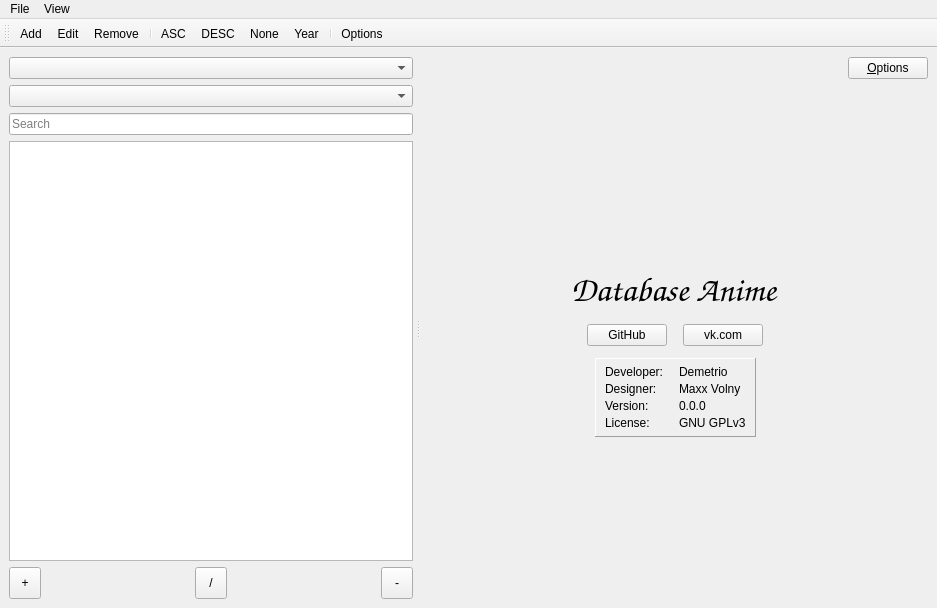
<?xml version="1.0" encoding="UTF-8"?>
<ui version="4.0">
 <class>MainWindow</class>
 <widget class="QMainWindow" name="MainWindow">
  <property name="geometry">
   <rect>
    <x>0</x>
    <y>0</y>
    <width>937</width>
    <height>608</height>
   </rect>
  </property>
  <property name="windowIcon">
   <iconset resource="resource.qrc">
    <normaloff>:/images/DBA_Icon.png</normaloff>:/images/DBA_Icon.png</iconset>
  </property>
  <property name="locale">
   <locale language="English" country="UnitedKingdom"/>
  </property>
  <property name="toolButtonStyle">
   <enum>Qt::ToolButtonIconOnly</enum>
  </property>
  <property name="tabShape">
   <enum>QTabWidget::Rounded</enum>
  </property>
  <property name="dockNestingEnabled">
   <bool>false</bool>
  </property>
  <property name="dockOptions">
   <set>QMainWindow::AnimatedDocks</set>
  </property>
  <widget class="QWidget" name="centralwidget">
   <layout class="QHBoxLayout" name="horizontalLayout">
    <item>
     <widget class="QSplitter" name="splitter">
      <property name="orientation">
       <enum>Qt::Horizontal</enum>
      </property>
      <property name="handleWidth">
       <number>9</number>
      </property>
      <widget class="QWidget" name="verticalLayoutWidget">
       <layout class="QVBoxLayout" name="verticalLayout_6">
        <property name="sizeConstraint">
         <enum>QLayout::SetDefaultConstraint</enum>
        </property>
        <item>
         <widget class="QComboBox" name="CB_Section">
          <property name="sizePolicy">
           <sizepolicy hsizetype="Preferred" vsizetype="Fixed">
            <horstretch>0</horstretch>
            <verstretch>0</verstretch>
           </sizepolicy>
          </property>
         </widget>
        </item>
        <item>
         <widget class="QComboBox" name="CB_Filter">
          <property name="sizePolicy">
           <sizepolicy hsizetype="Preferred" vsizetype="Fixed">
            <horstretch>0</horstretch>
            <verstretch>0</verstretch>
           </sizepolicy>
          </property>
         </widget>
        </item>
        <item>
         <widget class="QLineEdit" name="lineEdit_Search">
          <property name="sizePolicy">
           <sizepolicy hsizetype="Preferred" vsizetype="Fixed">
            <horstretch>0</horstretch>
            <verstretch>0</verstretch>
           </sizepolicy>
          </property>
          <property name="text">
           <string notr="true"/>
          </property>
          <property name="maxLength">
           <number>256</number>
          </property>
          <property name="frame">
           <bool>true</bool>
          </property>
          <property name="dragEnabled">
           <bool>true</bool>
          </property>
          <property name="placeholderText">
           <string>Search</string>
          </property>
          <property name="clearButtonEnabled">
           <bool>true</bool>
          </property>
         </widget>
        </item>
        <item>
         <widget class="QTreeView" name="TreeView_List">
          <attribute name="headerVisible">
           <bool>false</bool>
          </attribute>
         </widget>
        </item>
        <item>
         <layout class="QHBoxLayout" name="HLay_ToolBtn">
          <property name="sizeConstraint">
           <enum>QLayout::SetDefaultConstraint</enum>
          </property>
          <item>
           <widget class="QToolButton" name="TButton_Add">
            <property name="minimumSize">
             <size>
              <width>32</width>
              <height>32</height>
             </size>
            </property>
            <property name="toolTip">
             <string extracomment="Hint(toolTip) Button Add">Add</string>
            </property>
            <property name="text">
             <string notr="true" comment="Text on button add [unused]">+</string>
            </property>
            <property name="icon">
             <iconset resource="resource.qrc">
              <normaloff>:/images/list-add.png</normaloff>:/images/list-add.png</iconset>
            </property>
            <property name="shortcut">
             <string>Ctrl+A</string>
            </property>
           </widget>
          </item>
          <item>
           <spacer name="HSpacer_5">
            <property name="orientation">
             <enum>Qt::Horizontal</enum>
            </property>
            <property name="sizeType">
             <enum>QSizePolicy::Expanding</enum>
            </property>
            <property name="sizeHint" stdset="0">
             <size>
              <width>20</width>
              <height>20</height>
             </size>
            </property>
           </spacer>
          </item>
          <item>
           <widget class="QToolButton" name="TButton_Edit">
            <property name="minimumSize">
             <size>
              <width>32</width>
              <height>32</height>
             </size>
            </property>
            <property name="toolTip">
             <string extracomment="Hint(toolTip) Button Edit">Edit</string>
            </property>
            <property name="text">
             <string notr="true" comment="Text on button edit [unused]">/</string>
            </property>
            <property name="icon">
             <iconset resource="resource.qrc">
              <normaloff>:/images/edit.png</normaloff>:/images/edit.png</iconset>
            </property>
            <property name="shortcut">
             <string>Ctrl+E</string>
            </property>
           </widget>
          </item>
          <item>
           <spacer name="HSpacer_6">
            <property name="orientation">
             <enum>Qt::Horizontal</enum>
            </property>
            <property name="sizeType">
             <enum>QSizePolicy::Expanding</enum>
            </property>
            <property name="sizeHint" stdset="0">
             <size>
              <width>20</width>
              <height>20</height>
             </size>
            </property>
           </spacer>
          </item>
          <item>
           <widget class="QToolButton" name="TButton_Delete">
            <property name="minimumSize">
             <size>
              <width>32</width>
              <height>32</height>
             </size>
            </property>
            <property name="toolTip">
             <string extracomment="Hint(toolTip) Button Delete">Delete</string>
            </property>
            <property name="text">
             <string notr="true" comment="Text on button delete [unused]">-</string>
            </property>
            <property name="icon">
             <iconset resource="resource.qrc">
              <normaloff>:/images/list-remove.png</normaloff>:/images/list-remove.png</iconset>
            </property>
            <property name="shortcut">
             <string>Ctrl+D</string>
            </property>
           </widget>
          </item>
         </layout>
        </item>
       </layout>
      </widget>
      <widget class="QStackedWidget" name="stackedWidget">
       <property name="sizePolicy">
        <sizepolicy hsizetype="Preferred" vsizetype="Preferred">
         <horstretch>0</horstretch>
         <verstretch>0</verstretch>
        </sizepolicy>
       </property>
       <property name="baseSize">
        <size>
         <width>150</width>
         <height>0</height>
        </size>
       </property>
       <property name="styleSheet">
        <string notr="true"/>
       </property>
       <property name="frameShape">
        <enum>QFrame::NoFrame</enum>
       </property>
       <property name="currentIndex">
        <number>0</number>
       </property>
       <widget class="QWidget" name="StartPage">
        <layout class="QVBoxLayout" name="verticalLayout_2">
         <property name="leftMargin">
          <number>0</number>
         </property>
         <property name="topMargin">
          <number>0</number>
         </property>
         <property name="rightMargin">
          <number>0</number>
         </property>
         <property name="bottomMargin">
          <number>0</number>
         </property>
         <item>
          <layout class="QHBoxLayout" name="HLay_Options">
           <property name="sizeConstraint">
            <enum>QLayout::SetMinimumSize</enum>
           </property>
           <item>
            <spacer name="HSpacer_0">
             <property name="orientation">
              <enum>Qt::Horizontal</enum>
             </property>
             <property name="sizeType">
              <enum>QSizePolicy::MinimumExpanding</enum>
             </property>
             <property name="sizeHint" stdset="0">
              <size>
               <width>40</width>
               <height>20</height>
              </size>
             </property>
            </spacer>
           </item>
           <item>
            <widget class="QPushButton" name="PButton_Options">
             <property name="enabled">
              <bool>true</bool>
             </property>
             <property name="text">
              <string>&amp;Options</string>
             </property>
             <property name="icon">
              <iconset resource="resource.qrc">
               <normaloff>:/images/config.png</normaloff>:/images/config.png</iconset>
             </property>
             <property name="shortcut">
              <string>Ctrl+O</string>
             </property>
             <property name="checkable">
              <bool>false</bool>
             </property>
             <property name="default">
              <bool>false</bool>
             </property>
            </widget>
           </item>
          </layout>
         </item>
         <item>
          <spacer name="VSpacer_0">
           <property name="orientation">
            <enum>Qt::Vertical</enum>
           </property>
           <property name="sizeHint" stdset="0">
            <size>
             <width>20</width>
             <height>40</height>
            </size>
           </property>
          </spacer>
         </item>
         <item>
          <widget class="QLabel" name="Lbl_logo">
           <property name="enabled">
            <bool>true</bool>
           </property>
           <property name="autoFillBackground">
            <bool>false</bool>
           </property>
           <property name="styleSheet">
            <string notr="true"/>
           </property>
           <property name="frameShape">
            <enum>QFrame::NoFrame</enum>
           </property>
           <property name="frameShadow">
            <enum>QFrame::Plain</enum>
           </property>
           <property name="pixmap">
            <pixmap resource="resource.qrc">:/images/DBA_logo_m.png</pixmap>
           </property>
           <property name="alignment">
            <set>Qt::AlignCenter</set>
           </property>
          </widget>
         </item>
         <item>
          <layout class="QVBoxLayout" name="VLay_logoSvg">
           <property name="sizeConstraint">
            <enum>QLayout::SetDefaultConstraint</enum>
           </property>
           <property name="leftMargin">
            <number>160</number>
           </property>
           <property name="rightMargin">
            <number>160</number>
           </property>
          </layout>
         </item>
         <item alignment="Qt::AlignHCenter">
          <widget class="QLabel" name="lbl_AppTitle">
           <property name="font">
            <font>
             <family>Chancery URW</family>
             <pointsize>26</pointsize>
             <weight>50</weight>
             <italic>false</italic>
             <bold>false</bold>
             <stylestrategy>PreferAntialias</stylestrategy>
             <kerning>true</kerning>
            </font>
           </property>
           <property name="text">
            <string notr="true">Database Anime</string>
           </property>
          </widget>
         </item>
         <item>
          <layout class="QHBoxLayout" name="HLay_Links">
           <property name="spacing">
            <number>16</number>
           </property>
           <property name="leftMargin">
            <number>9</number>
           </property>
           <property name="topMargin">
            <number>6</number>
           </property>
           <property name="rightMargin">
            <number>9</number>
           </property>
           <property name="bottomMargin">
            <number>6</number>
           </property>
           <item>
            <spacer name="horizontalSpacer">
             <property name="orientation">
              <enum>Qt::Horizontal</enum>
             </property>
             <property name="sizeHint" stdset="0">
              <size>
               <width>40</width>
               <height>20</height>
              </size>
             </property>
            </spacer>
           </item>
           <item>
            <widget class="QPushButton" name="PBtn_url_github">
             <property name="sizePolicy">
              <sizepolicy hsizetype="Minimum" vsizetype="Fixed">
               <horstretch>0</horstretch>
               <verstretch>0</verstretch>
              </sizepolicy>
             </property>
             <property name="text">
              <string notr="true">GitHub</string>
             </property>
             <property name="icon">
              <iconset resource="resource.qrc">
               <normaloff>:/images/git.png</normaloff>:/images/git.png</iconset>
             </property>
            </widget>
           </item>
           <item>
            <widget class="QPushButton" name="PBtn_url_vk">
             <property name="sizePolicy">
              <sizepolicy hsizetype="Minimum" vsizetype="Fixed">
               <horstretch>0</horstretch>
               <verstretch>0</verstretch>
              </sizepolicy>
             </property>
             <property name="text">
              <string notr="true">vk.com</string>
             </property>
             <property name="icon">
              <iconset resource="resource.qrc">
               <normaloff>:/images/vk.png</normaloff>:/images/vk.png</iconset>
             </property>
            </widget>
           </item>
           <item>
            <spacer name="horizontalSpacer_2">
             <property name="orientation">
              <enum>Qt::Horizontal</enum>
             </property>
             <property name="sizeHint" stdset="0">
              <size>
               <width>40</width>
               <height>20</height>
              </size>
             </property>
            </spacer>
           </item>
          </layout>
         </item>
         <item>
          <layout class="QHBoxLayout" name="HLay_Info">
           <item>
            <spacer name="HSpacer_1">
             <property name="orientation">
              <enum>Qt::Horizontal</enum>
             </property>
             <property name="sizeType">
              <enum>QSizePolicy::MinimumExpanding</enum>
             </property>
             <property name="sizeHint" stdset="0">
              <size>
               <width>40</width>
               <height>20</height>
              </size>
             </property>
            </spacer>
           </item>
           <item>
            <widget class="QFrame" name="frame_AppInfo">
             <property name="frameShape">
              <enum>QFrame::Panel</enum>
             </property>
             <property name="frameShadow">
              <enum>QFrame::Raised</enum>
             </property>
             <layout class="QFormLayout" name="formLayout">
              <property name="fieldGrowthPolicy">
               <enum>QFormLayout::AllNonFixedFieldsGrow</enum>
              </property>
              <property name="horizontalSpacing">
               <number>16</number>
              </property>
              <property name="verticalSpacing">
               <number>3</number>
              </property>
              <property name="leftMargin">
               <number>9</number>
              </property>
              <property name="topMargin">
               <number>6</number>
              </property>
              <property name="rightMargin">
               <number>9</number>
              </property>
              <property name="bottomMargin">
               <number>6</number>
              </property>
              <item row="0" column="0">
               <widget class="QLabel" name="Lbl_TCoder">
                <property name="text">
                 <string>Developer:</string>
                </property>
               </widget>
              </item>
              <item row="0" column="1">
               <widget class="QLabel" name="Lbl_VCoder">
                <property name="text">
                 <string notr="true" extracomment="Label Value Coder">Demetrio</string>
                </property>
               </widget>
              </item>
              <item row="1" column="0">
               <widget class="QLabel" name="Lbl_TDesignAuthor">
                <property name="sizePolicy">
                 <sizepolicy hsizetype="Preferred" vsizetype="Preferred">
                  <horstretch>0</horstretch>
                  <verstretch>0</verstretch>
                 </sizepolicy>
                </property>
                <property name="text">
                 <string>Designer:</string>
                </property>
               </widget>
              </item>
              <item row="1" column="1">
               <widget class="QLabel" name="Lbl_VDesignAuthor">
                <property name="text">
                 <string extracomment="Label Value Design Author">Maxx Volny</string>
                </property>
               </widget>
              </item>
              <item row="2" column="0">
               <widget class="QLabel" name="Lbl_TVersion">
                <property name="text">
                 <string>Version:</string>
                </property>
               </widget>
              </item>
              <item row="2" column="1">
               <widget class="QLabel" name="Lbl_VVersion">
                <property name="text">
                 <string notr="true" extracomment="[unsed]">0.0.0</string>
                </property>
               </widget>
              </item>
              <item row="3" column="0">
               <widget class="QLabel" name="Lbl_TLicense">
                <property name="text">
                 <string>License:</string>
                </property>
               </widget>
              </item>
              <item row="3" column="1">
               <widget class="QLabel" name="Lbl_VLicense">
                <property name="toolTip">
                 <string notr="true"/>
                </property>
                <property name="text">
                 <string notr="true" extracomment="[unsed]">GNU GPLv3</string>
                </property>
               </widget>
              </item>
             </layout>
            </widget>
           </item>
           <item>
            <spacer name="HSpacer_2">
             <property name="orientation">
              <enum>Qt::Horizontal</enum>
             </property>
             <property name="sizeType">
              <enum>QSizePolicy::MinimumExpanding</enum>
             </property>
             <property name="sizeHint" stdset="0">
              <size>
               <width>40</width>
               <height>20</height>
              </size>
             </property>
            </spacer>
           </item>
          </layout>
         </item>
         <item>
          <spacer name="VSpacer_1">
           <property name="orientation">
            <enum>Qt::Vertical</enum>
           </property>
           <property name="sizeHint" stdset="0">
            <size>
             <width>20</width>
             <height>80</height>
            </size>
           </property>
          </spacer>
         </item>
        </layout>
       </widget>
       <widget class="QWidget" name="WatchItem">
        <layout class="QVBoxLayout" name="verticalLayout_4">
         <property name="leftMargin">
          <number>0</number>
         </property>
         <property name="topMargin">
          <number>0</number>
         </property>
         <property name="rightMargin">
          <number>0</number>
         </property>
         <property name="bottomMargin">
          <number>0</number>
         </property>
         <item>
          <layout class="QVBoxLayout" name="VLay_WatchedSeriesBars">
           <property name="topMargin">
            <number>0</number>
           </property>
           <property name="bottomMargin">
            <number>0</number>
           </property>
           <item>
            <layout class="QHBoxLayout" name="HLay_WBRow0"/>
           </item>
           <item>
            <layout class="QHBoxLayout" name="HLay_WBRow1"/>
           </item>
           <item>
            <layout class="QHBoxLayout" name="HLay_WBRow2"/>
           </item>
          </layout>
         </item>
         <item>
          <layout class="QHBoxLayout" name="HLay_AnimeInfo">
           <property name="spacing">
            <number>0</number>
           </property>
           <item>
            <layout class="QVBoxLayout" name="VLay_AnimeDescrFull">
             <property name="sizeConstraint">
              <enum>QLayout::SetMaximumSize</enum>
             </property>
            </layout>
           </item>
           <item>
            <layout class="QVBoxLayout" name="VLay_Cover">
             <property name="spacing">
              <number>6</number>
             </property>
             <property name="topMargin">
              <number>0</number>
             </property>
             <property name="rightMargin">
              <number>0</number>
             </property>
             <item>
              <widget class="StackWgt_MouseHideOver" name="StackWgt_CoverOrDir">
               <property name="sizePolicy">
                <sizepolicy hsizetype="Fixed" vsizetype="Expanding">
                 <horstretch>0</horstretch>
                 <verstretch>0</verstretch>
                </sizepolicy>
               </property>
               <property name="minimumSize">
                <size>
                 <width>290</width>
                 <height>420</height>
                </size>
               </property>
               <property name="maximumSize">
                <size>
                 <width>380</width>
                 <height>16777215</height>
                </size>
               </property>
               <property name="sizeIncrement">
                <size>
                 <width>1</width>
                 <height>3</height>
                </size>
               </property>
               <property name="currentIndex">
                <number>0</number>
               </property>
               <widget class="QWidget" name="cover">
                <layout class="QVBoxLayout" name="verticalLayout_3">
                 <property name="leftMargin">
                  <number>6</number>
                 </property>
                 <property name="topMargin">
                  <number>0</number>
                 </property>
                 <property name="rightMargin">
                  <number>0</number>
                 </property>
                 <property name="bottomMargin">
                  <number>0</number>
                 </property>
                 <item>
                  <widget class="QLabel" name="Lbl_ImageCover">
                   <property name="sizePolicy">
                    <sizepolicy hsizetype="Preferred" vsizetype="Expanding">
                     <horstretch>1</horstretch>
                     <verstretch>3</verstretch>
                    </sizepolicy>
                   </property>
                   <property name="minimumSize">
                    <size>
                     <width>290</width>
                     <height>420</height>
                    </size>
                   </property>
                   <property name="maximumSize">
                    <size>
                     <width>380</width>
                     <height>16777215</height>
                    </size>
                   </property>
                   <property name="sizeIncrement">
                    <size>
                     <width>0</width>
                     <height>0</height>
                    </size>
                   </property>
                   <property name="baseSize">
                    <size>
                     <width>0</width>
                     <height>0</height>
                    </size>
                   </property>
                   <property name="frameShape">
                    <enum>QFrame::Panel</enum>
                   </property>
                   <property name="frameShadow">
                    <enum>QFrame::Sunken</enum>
                   </property>
                   <property name="text">
                    <string notr="true"/>
                   </property>
                   <property name="pixmap">
                    <pixmap resource="resource.qrc">:/images/NoImage.png</pixmap>
                   </property>
                   <property name="scaledContents">
                    <bool>true</bool>
                   </property>
                  </widget>
                 </item>
                </layout>
               </widget>
               <widget class="QWidget" name="dir">
                <layout class="QVBoxLayout" name="verticalLayout_5">
                 <property name="spacing">
                  <number>0</number>
                 </property>
                 <property name="leftMargin">
                  <number>6</number>
                 </property>
                 <property name="topMargin">
                  <number>0</number>
                 </property>
                 <property name="rightMargin">
                  <number>0</number>
                 </property>
                 <property name="bottomMargin">
                  <number>0</number>
                 </property>
                 <item>
                  <widget class="QTreeView" name="TreeView_Dir">
                   <property name="sizePolicy">
                    <sizepolicy hsizetype="Preferred" vsizetype="Expanding">
                     <horstretch>0</horstretch>
                     <verstretch>0</verstretch>
                    </sizepolicy>
                   </property>
                   <property name="headerHidden">
                    <bool>true</bool>
                   </property>
                  </widget>
                 </item>
                </layout>
               </widget>
              </widget>
             </item>
             <item>
              <layout class="QVBoxLayout" name="VLay_BtnPlay">
               <property name="spacing">
                <number>6</number>
               </property>
               <property name="topMargin">
                <number>0</number>
               </property>
              </layout>
             </item>
            </layout>
           </item>
          </layout>
         </item>
        </layout>
       </widget>
      </widget>
     </widget>
    </item>
   </layout>
  </widget>
  <widget class="QMenuBar" name="MainMenuBar">
   <property name="geometry">
    <rect>
     <x>0</x>
     <y>0</y>
     <width>937</width>
     <height>27</height>
    </rect>
   </property>
   <widget class="QMenu" name="menuFile">
    <property name="title">
     <string>File</string>
    </property>
    <addaction name="actionExport"/>
    <addaction name="actionImport"/>
    <addaction name="separator"/>
    <addaction name="actionExit"/>
   </widget>
   <widget class="QMenu" name="menuView">
    <property name="title">
     <string>View</string>
    </property>
    <widget class="QMenu" name="menuSorting">
     <property name="title">
      <string>Sorting</string>
     </property>
     <addaction name="actionASC"/>
     <addaction name="actionDESC"/>
     <addaction name="actionNone"/>
     <addaction name="actionYear"/>
    </widget>
    <addaction name="menuSorting"/>
   </widget>
   <addaction name="menuFile"/>
   <addaction name="menuView"/>
  </widget>
  <widget class="QToolBar" name="ToolBar">
   <property name="windowTitle">
    <string>Main ToolBar</string>
   </property>
   <attribute name="toolBarArea">
    <enum>TopToolBarArea</enum>
   </attribute>
   <attribute name="toolBarBreak">
    <bool>false</bool>
   </attribute>
   <addaction name="actionAdd"/>
   <addaction name="actionEdit"/>
   <addaction name="actionRemove"/>
   <addaction name="separator"/>
   <addaction name="actionASC"/>
   <addaction name="actionDESC"/>
   <addaction name="actionNone"/>
   <addaction name="actionYear"/>
   <addaction name="separator"/>
   <addaction name="actionOptions"/>
  </widget>
  <action name="actionExport">
   <property name="text">
    <string>Export</string>
   </property>
  </action>
  <action name="actionImport">
   <property name="text">
    <string>Import</string>
   </property>
  </action>
  <action name="actionExit">
   <property name="icon">
    <iconset theme="exit">
     <normaloff/>
    </iconset>
   </property>
   <property name="text">
    <string>Exit</string>
   </property>
   <property name="shortcut">
    <string>Ctrl+Q</string>
   </property>
  </action>
  <action name="actionAdd">
   <property name="icon">
    <iconset theme="list-add" resource="resource.qrc">
     <normaloff>:/images/list-add.png</normaloff>:/images/list-add.png</iconset>
   </property>
   <property name="text">
    <string>Add</string>
   </property>
   <property name="shortcut">
    <string>Ctrl+A</string>
   </property>
  </action>
  <action name="actionEdit">
   <property name="icon">
    <iconset theme="gedit" resource="resource.qrc">
     <normaloff>:/images/edit.png</normaloff>:/images/edit.png</iconset>
   </property>
   <property name="text">
    <string>Edit</string>
   </property>
   <property name="shortcut">
    <string>Ctrl+E</string>
   </property>
  </action>
  <action name="actionRemove">
   <property name="icon">
    <iconset theme="list-remove" resource="resource.qrc">
     <normaloff>:/images/list-remove.png</normaloff>:/images/list-remove.png</iconset>
   </property>
   <property name="text">
    <string>Remove</string>
   </property>
   <property name="shortcut">
    <string>Ctrl+D</string>
   </property>
  </action>
  <action name="actionASC">
   <property name="checkable">
    <bool>true</bool>
   </property>
   <property name="icon">
    <iconset theme="view-sort-ascending" resource="resource.qrc">
     <normaloff>:/images/icon-sort/sort-asc.png</normaloff>:/images/icon-sort/sort-asc.png</iconset>
   </property>
   <property name="text">
    <string>ASC</string>
   </property>
  </action>
  <action name="actionDESC">
   <property name="checkable">
    <bool>true</bool>
   </property>
   <property name="icon">
    <iconset theme="view-sort-descending" resource="resource.qrc">
     <normaloff>:/images/icon-sort/sord-desc.png</normaloff>:/images/icon-sort/sord-desc.png</iconset>
   </property>
   <property name="text">
    <string>DESC</string>
   </property>
  </action>
  <action name="actionNone">
   <property name="checkable">
    <bool>true</bool>
   </property>
   <property name="icon">
    <iconset resource="resource.qrc">
     <normaloff>:/images/icon-sort/sort-none.png</normaloff>:/images/icon-sort/sort-none.png</iconset>
   </property>
   <property name="text">
    <string>None</string>
   </property>
  </action>
  <action name="actionYear">
   <property name="checkable">
    <bool>true</bool>
   </property>
   <property name="icon">
    <iconset resource="resource.qrc">
     <normaloff>:/images/icon-sort/sort-year.png</normaloff>:/images/icon-sort/sort-year.png</iconset>
   </property>
   <property name="text">
    <string>Year</string>
   </property>
  </action>
  <action name="actionOptions">
   <property name="icon">
    <iconset theme="config" resource="resource.qrc">
     <normaloff>:/images/config.png</normaloff>:/images/config.png</iconset>
   </property>
   <property name="text">
    <string>Options</string>
   </property>
   <property name="shortcut">
    <string>Ctrl+O</string>
   </property>
  </action>
 </widget>
 <customwidgets>
  <customwidget>
   <class>StackWgt_MouseHideOver</class>
   <extends>QStackedWidget</extends>
   <header>widgets/stackwgt_mousehideover.h</header>
   <container>1</container>
  </customwidget>
 </customwidgets>
 <resources>
  <include location="resource.qrc"/>
 </resources>
 <connections/>
</ui>
